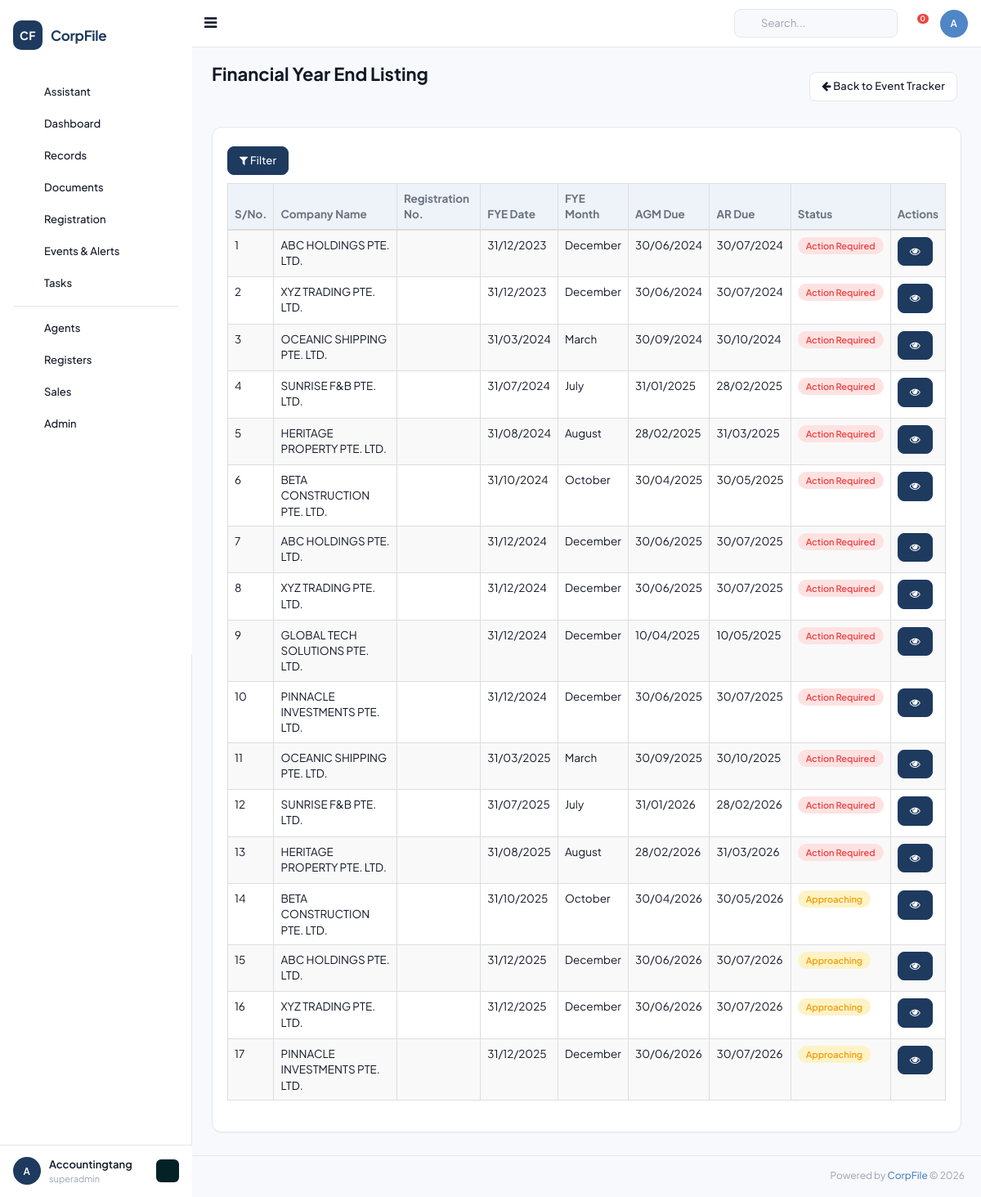
Screenshot of /fye_listing (signed in) with the database file from the repository.
### tables this page shows
CREATE TABLE `company_events` (
  `id` INT UNSIGNED AUTO_INCREMENT PRIMARY KEY,
  `company_id` INT UNSIGNED NOT NULL,
  `event_type_id` INT UNSIGNED DEFAULT NULL,
  `event_type` VARCHAR(50) DEFAULT 'AGM' COMMENT 'AGM/AR/Resolution/Event',
  `fye_year` VARCHAR(10) DEFAULT NULL,
  `fye_date` DATE DEFAULT NULL,
  `actual_fye` DATE DEFAULT NULL,
  `fye_month` VARCHAR(20) DEFAULT NULL,
  `agm_due_date` DATE DEFAULT NULL,
  `agm_held_date` DATE DEFAULT NULL,
  `agm_extended_due_date` DATE DEFAULT NULL,
  `ar_due_date` DATE DEFAULT NULL,
  `ar_filing_date` DATE DEFAULT NULL,
  `ar_extended_due_date` DATE DEFAULT NULL,
  `event_date` DATE DEFAULT NULL,
  `event_description` TEXT DEFAULT NULL,
  `status` VARCHAR(20) DEFAULT 'Pending',
  `created_by` INT UNSIGNED DEFAULT NULL,
  `created_at` DATETIME DEFAULT CURRENT_TIMESTAMP,
  `updated_at` DATETIME DEFAULT CURRENT_TIMESTAMP ON UPDATE CURRENT_TIMESTAMP,
  FOREIGN KEY (`company_id`) REFERENCES `companies`(`id`) ON DELETE CASCADE
);

CREATE TABLE `companies` (
  `id` INT UNSIGNED AUTO_INCREMENT PRIMARY KEY,
  `client_id` INT UNSIGNED NOT NULL,
  `company_name` VARCHAR(500) NOT NULL,
  `former_name` VARCHAR(500) DEFAULT NULL,
  `trading_name` VARCHAR(500) DEFAULT NULL,
  `company_id_code` VARCHAR(100) DEFAULT NULL COMMENT 'Company ID field',
  `company_type_id` INT UNSIGNED DEFAULT NULL,
  `registration_number` VARCHAR(100) DEFAULT NULL COMMENT 'Local/Foreign reg number',
  `acra_registration_number` VARCHAR(100) DEFAULT NULL COMMENT 'ACRA UEN',
  `country` VARCHAR(100) DEFAULT 'SINGAPORE',
  `region_id` INT UNSIGNED DEFAULT NULL,
  `incorporation_date` DATE DEFAULT NULL,
  `entity_status` VARCHAR(50) DEFAULT 'Active' COMMENT 'ACRA status',
  `internal_css_status` VARCHAR(50) DEFAULT NULL COMMENT 'Pre-Incorp/Active/Terminated/Dormant/etc',
  `risk_assessment_rating` VARCHAR(20) DEFAULT NULL,
  `common_seal` VARCHAR(10) DEFAULT NULL,
  `company_stamp` VARCHAR(10) DEFAULT NULL,
  `related_industry_id` INT UNSIGNED DEFAULT NULL,
  `market_segment_id` INT UNSIGNED DEFAULT NULL,
  `public_interest_company` VARCHAR(10) DEFAULT NULL,
  `legis_entity_name` VARCHAR(255) DEFAULT NULL,
  `jurisdiction_incorp_name` VARCHAR(255) DEFAULT NULL,
  `jurisdiction_corp_name` VARCHAR(255) DEFAULT NULL,
  `jurisdiction_corp_id` VARCHAR(100) DEFAULT NULL,
  `strike_off_date` DATE DEFAULT NULL,
  `liquid_strike_off_date` DATE DEFAULT NULL,
  `terminate_date` DATE DEFAULT NULL,
  `dormant_date` DATE DEFAULT NULL,
  `liquidated_date` DATE DEFAULT NULL,
   
  `activity_1` VARCHAR(100) DEFAULT NULL,
  `activity_1_desc_default` TEXT DEFAULT NULL,
  `activity_1_desc_user` TEXT DEFAULT NULL,
  `activity_2` VARCHAR(100) DEFAULT NULL,
  `activity_2_desc_default` TEXT DEFAULT NULL,
  `activity_2_desc_user` TEXT DEFAULT NULL,
   
  `ord_issued_share_capital` DECIMAL(20,2) DEFAULT 0,
  `ord_currency` VARCHAR(10) DEFAULT 'SGD',
  `no_ord_shares` INT DEFAULT 0,
  `paid_up_capital` DECIMAL(20,2) DEFAULT 0,
  `paid_up_capital_currency` VARCHAR(10) DEFAULT 'SGD',
  `spec_issued_share_capital` DECIMAL(20,2) DEFAULT 0,
  `spec_currency` VARCHAR(10) DEFAULT 'SGD',
  `no_spec_shares` INT DEFAULT 0,
   
  `fye_date` DATE DEFAULT NULL,
  `financial_date` DATE DEFAULT NULL,
  `next_agm_due` DATE DEFAULT NULL,
  `date_of_agm` DATE DEFAULT NULL,
  `date_of_ar` DATE DEFAULT NULL,
  `last_ar_filing` DATE DEFAULT NULL,
   
  `contact_person` VARCHAR(255) DEFAULT NULL,
  `auditor_name` VARCHAR(255) DEFAULT NULL,
  `phone1_code` VARCHAR(10) DEFAULT '65',
  `phone1_number` VARCHAR(50) DEFAULT NULL,
  `phone2_code` VARCHAR(10) DEFAULT '65',
  `phone2_number` VARCHAR(50) DEFAULT NULL,
  `fax_code` VARCHAR(10) DEFAULT '65',
  `fax_number` VARCHAR(50) DEFAULT NULL,
  `website` VARCHAR(255) DEFAULT NULL,
  `email` VARCHAR(255) DEFAULT NULL,
   
  `bank_name_id` INT UNSIGNED DEFAULT NULL,
  `bank_account_number` VARCHAR(100) DEFAULT NULL,
   
  `service_name_id` INT UNSIGNED DEFAULT NULL,
  `service_appoint_date` DATE DEFAULT NULL,
  `service_termination_date` DATE DEFAULT NULL,
  `service_status` VARCHAR(50) DEFAULT NULL,
   
  `remarks` TEXT DEFAULT NULL,
  `additional_remarks` TEXT DEFAULT NULL,
   
  `logo` VARCHAR(500) DEFAULT NULL,
   
  `is_css_client` TINYINT DEFAULT 1,
  `is_taxation_client` TINYINT DEFAULT 0,
  `is_accounting_client` TINYINT DEFAULT 0,
  `is_audit_client` TINYINT DEFAULT 0,
  `is_outsrc_accounting` TINYINT DEFAULT 0,
  `is_outsrc_tax` TINYINT DEFAULT 0,
  `is_payroll_client` TINYINT DEFAULT 0,
  `is_compilation_client` TINYINT DEFAULT 0,
  `is_ask_client` TINYINT DEFAULT 0,
  `is_m_and_a_client` TINYINT DEFAULT 0,
  `is_hr_client` TINYINT DEFAULT 0,
  `is_scrutinisation_client` TINYINT DEFAULT 0,
  `is_gst_client` TINYINT DEFAULT 0,
  `is_wp_ep_client` TINYINT DEFAULT 0,
  `is_commercial_accounting` TINYINT DEFAULT 0,
  `is_personal_tax` TINYINT DEFAULT 0,
  `is_auditor` TINYINT DEFAULT 0,
  `is_corporate_shareholder` TINYINT DEFAULT 0,
  `is_fund_management` TINYINT DEFAULT 0,
  `is_corporate_director` TINYINT DEFAULT 0,
  `is_corporate_owner` TINYINT DEFAULT 0,
  `is_external_corp_sec` TINYINT DEFAULT 0,
  `is_sub_fund` TINYINT DEFAULT 0,
  `is_agent` TINYINT DEFAULT 0,
  `is_corporate_controller` TINYINT DEFAULT 0,
  `is_corporate_partner` TINYINT DEFAULT 0,
  `is_representative_office` TINYINT DEFAULT 0,
  `is_odi` TINYINT DEFAULT 0,
  `is_resident_representative` TINYINT DEFAULT 0,
  `is_liquidator` TINYINT DEFAULT 0,
  `is_hrs_client` TINYINT DEFAULT 0,
  `is_trust_fund` TINYINT DEFAULT 0,
   
  `is_prospect` TINYINT DEFAULT 0,
  `is_client` TINYINT DEFAULT 1,
  `is_non_client` TINYINT DEFAULT 0,
   
  `created_by` INT UNSIGNED DEFAULT NULL,
  `created_at` DATETIME DEFAULT CURRENT_TIMESTAMP,
  `updated_at` DATETIME DEFAULT CURRENT_TIMESTAMP ON UPDATE CURRENT_TIMESTAMP,
  FOREIGN KEY (`client_id`) REFERENCES `clients`(`id`) ON DELETE CASCADE,
  KEY `idx_company_name` (`company_name`(100)),
  KEY `idx_registration` (`registration_number`),
  KEY `idx_acra` (`acra_registration_number`)
);

### application/controllers/Events.php (called while the page is built, shortened)
<?php
class Fye_listing extends BaseController {
    public function index() {
        $data = [
            'page_title' => 'Financial Year End Listing',
            'events' => [],
            'companies' => [],
        ];
        if ($this->db) {
            $clientId = $_SESSION['client_id'] ?? '';
            $client = $this->db->fetchOne("SELECT id FROM clients WHERE client_id = ?", [$clientId]);
            if ($client) {
                $data['companies'] = $this->db->fetchAll(
                    "SELECT id, company_name FROM companies WHERE client_id = ? ORDER BY company_name ASC",
                    [$client->id]
                );
                $data['events'] = $this->db->fetchAll(
                    "SELECT ce.*, c.company_name
                     FROM company_events ce
                     JOIN companies c ON c.id = ce.company_id
                     WHERE c.client_id = ?
                     ORDER BY ce.fye_date ASC",
                    [$client->id]
                );
            }
        }
        $this->loadLayout('events/fye', $data);
    }
}

### application/config/config.php (called while the page is built, shortened)
<?php
function base_url($path = '') {
    return rtrim($GLOBALS['config']['base_url'], '/') . '/' . ltrim($path, '/');
}

### application/libraries/Database.php (called while the page is built, shortened)
<?php
class Database {
    private static $instance = null;
    private $pdo;
    public function __construct() {
        $config = $GLOBALS['db_config'];
        try {
            $socket = getenv('DB_SOCKET');
            if ($socket) {
                $dsn = "mysql:unix_socket={$socket};dbname={$config['database']};charset={$config['charset']}";
            } else {
                $dsn = "mysql:host={$config['host']};port={$config['port']};dbname={$config['database']};charset={$config['charset']}";
            }
            $options = [
                PDO::ATTR_ERRMODE => PDO::ERRMODE_EXCEPTION,
                PDO::ATTR_DEFAULT_FETCH_MODE => PDO::FETCH_OBJ,
                PDO::ATTR_EMULATE_PREPARES => false,
            ];
            if (defined('PDO::MYSQL_ATTR_SSL_VERIFY_SERVER_CERT')) {
                $options[PDO::MYSQL_ATTR_SSL_VERIFY_SERVER_CERT] = false;
            }
            $this->pdo = new PDO($dsn, $config['username'], $config['password'], $options);
        } catch (PDOException $e) {
            if (ENVIRONMENT === 'development') {
                die('Database connection failed: ' . $e->getMessage());
            } else {
                die('Database connection failed.');
            }
        }
    }
    public static function getInstance() {
        if (self::$instance === null) {
            self::$instance = new self();
        }
        return self::$instance;
    }
    public function query($sql, $params = []) {
        $stmt = $this->pdo->prepare($sql);
        $stmt->execute($params);
        return $stmt;
    }
    public function fetchAll($sql, $params = []) {
        return $this->query($sql, $params)->fetchAll();
    }
    public function fetchOne($sql, $params = []) {
        return $this->query($sql, $params)->fetch();
    }
}

### application/views/events/fye.php (the view, shortened to what this page needs)
<div class="page-title">
    <div class="title_left">
        <h3>Financial Year End Listing</h3>
    </div>
    <div class="title_right">
        <div class="pull-right">
            <a href="<?= base_url('event_tracker') ?>" class="btn btn-default btn-sm"><i class="fa fa-arrow-left"></i> Back to Event Tracker</a>
        </div>
    </div>
</div>
<div class="row">
    <div class="col-md-12">
        <div class="x_panel">
            <div class="x_content">
                <button class="btn btn-primary btn-sm" id="toggleFilter" style="margin-bottom:10px;">
                    <i class="fa fa-filter"></i> Filter
                </button>
                <table id="datatable-fye" class="table table-striped table-bordered" style="width:100%">
                    <thead>
                        <tr style="background:#206570;color:#fff;">
                            <th>S/No.</th>
                            <th>Company Name</th>
                            <th>Registration No.</th>
                            <th>FYE Date</th>
                            <th>FYE Month</th>
                            <th>AGM Due</th>
                            <th>AR Due</th>
                            <th>Status</th>
                            <th>Actions</th>
                        </tr>
                    </thead>
                    <tbody>
                        <?php $sno = 1; foreach ($events as $e): ?>
                        <?php
                            $fye_date = $e->fye_date ?? null;
                            $fye_month = $fye_date ? date('F', strtotime($fye_date)) : '-';
                            $today = date('Y-m-d');
                            $agm_due = $e->agm_due_date ?? null;
                            $ar_due = $e->ar_due_date ?? null;
                            if (($agm_due && $agm_due < $today) || ($ar_due && $ar_due < $today)) {
                                $status_label = 'danger'; $status_text = 'Action Required';
                            } elseif ($fye_date && $fye_date <= date('Y-m-d', strtotime('+60 days'))) {
                                $status_label = 'warning'; $status_text = 'Approaching';
                            } else {
                                $status_label = 'success'; $status_text = 'On Track';
                            }
                        ?>
                        <tr>
                            <td><?= $sno++ ?></td>
                            <td><?= htmlspecialchars($e->company_name) ?></td>
                            <td><?= htmlspecialchars($e->registration_number ?? '') ?></td>
                            <td><?= $fye_date ? date('d/m/Y', strtotime($fye_date)) : '-' ?></td>
                            <td><?= $fye_month ?></td>
                            <td><?= $agm_due ? date('d/m/Y', strtotime($agm_due)) : '-' ?></td>
                            <td><?= $ar_due ? date('d/m/Y', strtotime($ar_due)) : '-' ?></td>
                            <td>
                                <span class="label label-<?= $status_label ?>"><?= $status_text ?></span>
                            </td>
                            <td>
                                <a href="<?= base_url("view_company/{$e->company_id}") ?>" class="btn btn-primary btn-xs"><i class="fa fa-eye"></i></a>
                            </td>
                        </tr>
                        <?php endforeach; ?>
                    </tbody>
                </table>
            </div>
        </div>
    </div>
</div>

### rows the page displays
company_events: company.company_name "ABC HOLDINGS PTE. LTD.", fye_date "31/12/2023", fye_date "December", agm_due_date "30/06/2024", ar_due_date "30/07/2024", agm_due_date "Action Required"
company_events: company.company_name "XYZ TRADING PTE. LTD.", fye_date "31/12/2023", fye_date "December", agm_due_date "30/06/2024", ar_due_date "30/07/2024", agm_due_date "Action Required"
company_events: company.company_name "OCEANIC SHIPPING PTE. LTD.", fye_date "31/03/2024", fye_date "March", agm_due_date "30/09/2024", ar_due_date "30/10/2024", agm_due_date "Action Required"
company_events: company.company_name "SUNRISE F&B PTE. LTD.", fye_date "31/07/2024", fye_date "July", agm_due_date "31/01/2025", ar_due_date "28/02/2025", agm_due_date "Action Required"
company_events: company.company_name "HERITAGE PROPERTY PTE. LTD.", fye_date "31/08/2024", fye_date "August", agm_due_date "28/02/2025", ar_due_date "31/03/2025", agm_due_date "Action Required"
company_events: company.company_name "BETA CONSTRUCTION PTE. LTD.", fye_date "31/10/2024", fye_date "October", agm_due_date "30/04/2025", ar_due_date "30/05/2025", agm_due_date "Action Required"
company_events: company.company_name "ABC HOLDINGS PTE. LTD.", fye_date "31/12/2024", fye_date "December", agm_due_date "30/06/2025", ar_due_date "30/07/2025", agm_due_date "Action Required"
company_events: company.company_name "XYZ TRADING PTE. LTD.", fye_date "31/12/2024", fye_date "December", agm_due_date "30/06/2025", ar_due_date "30/07/2025", agm_due_date "Action Required"
company_events: company.company_name "GLOBAL TECH SOLUTIONS PTE. LTD.", fye_date "31/12/2024", fye_date "December", agm_due_date "10/04/2025", ar_due_date "10/05/2025", agm_due_date "Action Required"
company_events: company.company_name "PINNACLE INVESTMENTS PTE. LTD.", fye_date "31/12/2024", fye_date "December", agm_due_date "30/06/2025", ar_due_date "30/07/2025", agm_due_date "Action Required"
company_events: company.company_name "OCEANIC SHIPPING PTE. LTD.", fye_date "31/03/2025", fye_date "March", agm_due_date "30/09/2025", ar_due_date "30/10/2025", agm_due_date "Action Required"
company_events: company.company_name "SUNRISE F&B PTE. LTD.", fye_date "31/07/2025", fye_date "July", agm_due_date "31/01/2026", ar_due_date "28/02/2026", agm_due_date "Action Required"
company_events: company.company_name "HERITAGE PROPERTY PTE. LTD.", fye_date "31/08/2025", fye_date "August", agm_due_date "28/02/2026", ar_due_date "31/03/2026", agm_due_date "Action Required"
company_events: company.company_name "BETA CONSTRUCTION PTE. LTD.", fye_date "31/10/2025", fye_date "October", agm_due_date "30/04/2026", ar_due_date "30/05/2026", status_text "Approaching"
company_events: company.company_name "ABC HOLDINGS PTE. LTD.", fye_date "31/12/2025", fye_date "December", agm_due_date "30/06/2026", ar_due_date "30/07/2026", status_text "Approaching"
company_events: company.company_name "XYZ TRADING PTE. LTD.", fye_date "31/12/2025", fye_date "December", agm_due_date "30/06/2026", ar_due_date "30/07/2026", status_text "Approaching"
company_events: company.company_name "PINNACLE INVESTMENTS PTE. LTD.", fye_date "31/12/2025", fye_date "December", agm_due_date "30/06/2026", ar_due_date "30/07/2026", status_text "Approaching"

### other values shown
$user_initials "A"
$user_name "Accountingtang"
$user_role "superadmin"
